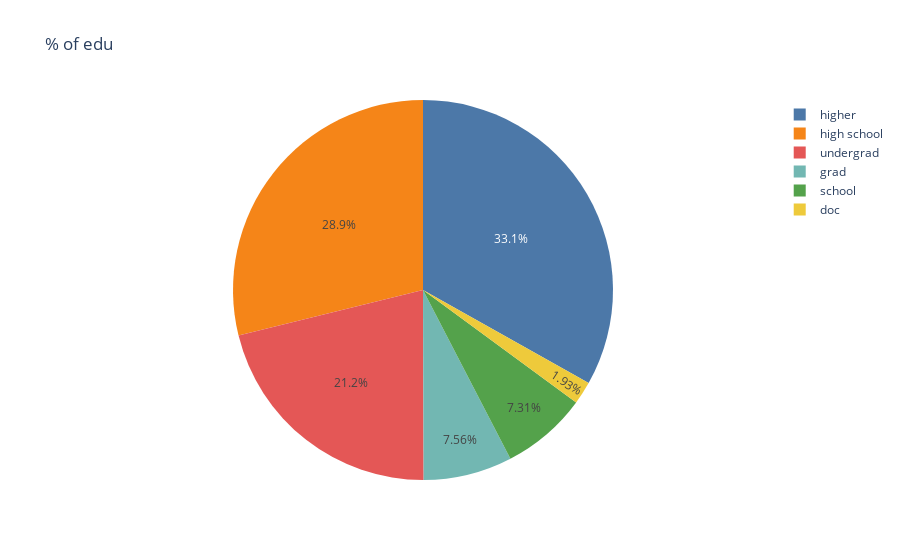

Write notebook code for a chart like this one.
### Markdown cell above
## Plotly

### Code cell
px.pie(df, values='educational-num', names='education', title='% of edu', color_discrete_sequence=px.colors.qualitative.T10)

### Figure 1 — Plotly figure (JSON) as saved in the notebook; plotly's stock layout.template omitted (floating-point values rounded to 4 significant figures; data arrays with more than 128 entries replaced by an {"elided": "..."} marker saying what was removed)
{"data": [{"domain": {"x": [0, 1], "y": [0, 1]}, "hovertemplate": "education=%{label}<br>educational-num=%{value}<extra></extra>", "labels": {"elided": "48842 str values"}, "legendgroup": "", "name": "", "showlegend": true, "type": "pie", "values": {"elided": "48842 int values"}}], "layout": {"legend": {"tracegroupgap": 0}, "piecolorway": ["#4C78A8", "#F58518", "#E45756", "#72B7B2", "#54A24B", "#EECA3B", "#B279A2", "#FF9DA6", "#9D755D", "#BAB0AC"], "title": {"text": "% of edu"}}}
